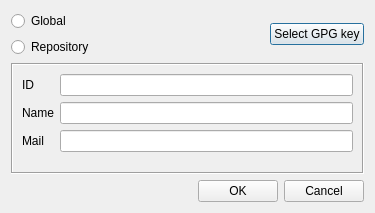
<?xml version="1.0" encoding="UTF-8"?>
<ui version="4.0">
 <class>SetGpgVerificationDialog</class>
 <widget class="QDialog" name="SetGpgVerificationDialog">
  <property name="geometry">
   <rect>
    <x>0</x>
    <y>0</y>
    <width>375</width>
    <height>213</height>
   </rect>
  </property>
  <property name="windowTitle">
   <string>Dialog</string>
  </property>
  <layout class="QVBoxLayout" name="verticalLayout">
   <item>
    <layout class="QGridLayout" name="gridLayout">
     <item row="0" column="0">
      <widget class="QRadioButton" name="radioButton_global">
       <property name="sizePolicy">
        <sizepolicy hsizetype="Expanding" vsizetype="Fixed">
         <horstretch>0</horstretch>
         <verstretch>0</verstretch>
        </sizepolicy>
       </property>
       <property name="text">
        <string>Global</string>
       </property>
      </widget>
     </item>
     <item row="0" column="1" rowspan="2">
      <widget class="QPushButton" name="pushButton_select_gpg_key">
       <property name="text">
        <string>Select GPG key</string>
       </property>
      </widget>
     </item>
     <item row="1" column="0">
      <widget class="QRadioButton" name="radioButton_repository">
       <property name="sizePolicy">
        <sizepolicy hsizetype="Expanding" vsizetype="Fixed">
         <horstretch>0</horstretch>
         <verstretch>0</verstretch>
        </sizepolicy>
       </property>
       <property name="text">
        <string>Repository</string>
       </property>
      </widget>
     </item>
    </layout>
   </item>
   <item>
    <widget class="QFrame" name="frame">
     <property name="frameShape">
      <enum>QFrame::Box</enum>
     </property>
     <property name="frameShadow">
      <enum>QFrame::Sunken</enum>
     </property>
     <layout class="QFormLayout" name="formLayout">
      <item row="0" column="0">
       <widget class="QLabel" name="label">
        <property name="text">
         <string>ID</string>
        </property>
       </widget>
      </item>
      <item row="0" column="1">
       <widget class="ReadOnlyLineEdit" name="lineEdit_id"/>
      </item>
      <item row="1" column="0">
       <widget class="QLabel" name="label_2">
        <property name="text">
         <string>Name</string>
        </property>
       </widget>
      </item>
      <item row="1" column="1">
       <widget class="ReadOnlyLineEdit" name="lineEdit_name"/>
      </item>
      <item row="2" column="0">
       <widget class="QLabel" name="label_mail">
        <property name="text">
         <string>Mail</string>
        </property>
       </widget>
      </item>
      <item row="2" column="1">
       <widget class="ReadOnlyLineEdit" name="lineEdit_mail"/>
      </item>
     </layout>
    </widget>
   </item>
   <item>
    <layout class="QHBoxLayout" name="horizontalLayout">
     <item>
      <spacer name="horizontalSpacer">
       <property name="orientation">
        <enum>Qt::Horizontal</enum>
       </property>
       <property name="sizeHint" stdset="0">
        <size>
         <width>40</width>
         <height>20</height>
        </size>
       </property>
      </spacer>
     </item>
     <item>
      <widget class="QPushButton" name="pushButton_2">
       <property name="text">
        <string>OK</string>
       </property>
      </widget>
     </item>
     <item>
      <widget class="QPushButton" name="pushButton_3">
       <property name="text">
        <string>Cancel</string>
       </property>
      </widget>
     </item>
    </layout>
   </item>
  </layout>
 </widget>
 <customwidgets>
  <customwidget>
   <class>ReadOnlyLineEdit</class>
   <extends>QLineEdit</extends>
   <header>ReadOnlyLineEdit.h</header>
  </customwidget>
 </customwidgets>
 <tabstops>
  <tabstop>radioButton_global</tabstop>
  <tabstop>radioButton_repository</tabstop>
  <tabstop>pushButton_select_gpg_key</tabstop>
  <tabstop>lineEdit_id</tabstop>
  <tabstop>lineEdit_name</tabstop>
  <tabstop>lineEdit_mail</tabstop>
  <tabstop>pushButton_2</tabstop>
  <tabstop>pushButton_3</tabstop>
 </tabstops>
 <resources/>
 <connections>
  <connection>
   <sender>pushButton_2</sender>
   <signal>clicked()</signal>
   <receiver>SetGpgVerificationDialog</receiver>
   <slot>accept()</slot>
   <hints>
    <hint type="sourcelabel">
     <x>198</x>
     <y>190</y>
    </hint>
    <hint type="destinationlabel">
     <x>176</x>
     <y>185</y>
    </hint>
   </hints>
  </connection>
  <connection>
   <sender>pushButton_3</sender>
   <signal>clicked()</signal>
   <receiver>SetGpgVerificationDialog</receiver>
   <slot>reject()</slot>
   <hints>
    <hint type="sourcelabel">
     <x>331</x>
     <y>191</y>
    </hint>
    <hint type="destinationlabel">
     <x>369</x>
     <y>197</y>
    </hint>
   </hints>
  </connection>
 </connections>
</ui>
